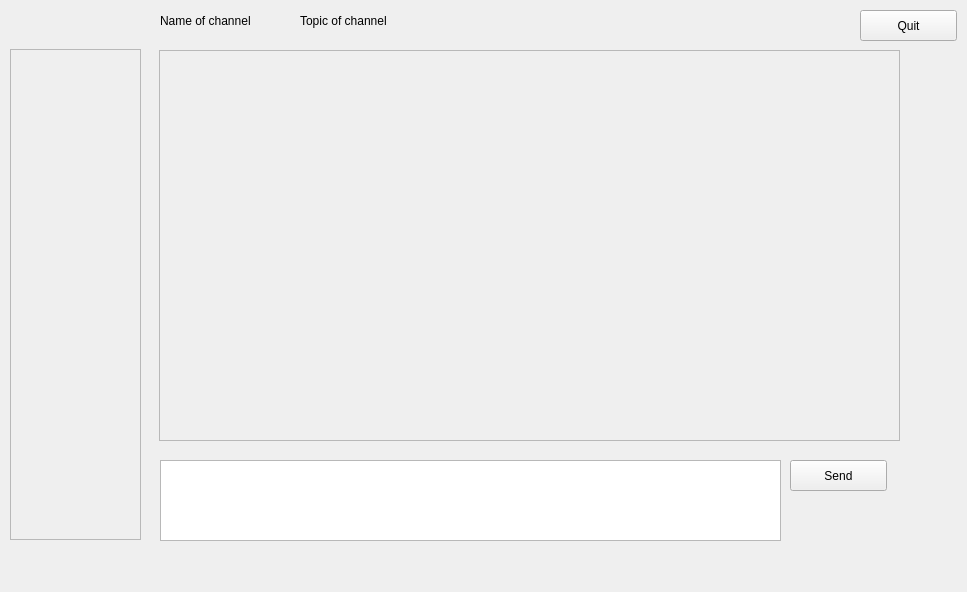
<?xml version="1.0" encoding="UTF-8"?>
<ui version="4.0">
 <class>Widget</class>
 <widget class="QWidget" name="Widget">
  <property name="geometry">
   <rect>
    <x>0</x>
    <y>0</y>
    <width>967</width>
    <height>592</height>
   </rect>
  </property>
  <property name="windowTitle">
   <string>Widget</string>
  </property>
  <widget class="QScrollArea" name="scrollArea">
   <property name="geometry">
    <rect>
     <x>10</x>
     <y>49</y>
     <width>131</width>
     <height>491</height>
    </rect>
   </property>
   <property name="widgetResizable">
    <bool>true</bool>
   </property>
   <widget class="QWidget" name="scrollAreaWidgetContents">
    <property name="geometry">
     <rect>
      <x>0</x>
      <y>0</y>
      <width>129</width>
      <height>489</height>
     </rect>
    </property>
   </widget>
  </widget>
  <widget class="QScrollArea" name="scrollArea_2">
   <property name="geometry">
    <rect>
     <x>159</x>
     <y>50</y>
     <width>741</width>
     <height>391</height>
    </rect>
   </property>
   <property name="widgetResizable">
    <bool>true</bool>
   </property>
   <widget class="QWidget" name="scrollAreaWidgetContents_2">
    <property name="geometry">
     <rect>
      <x>0</x>
      <y>0</y>
      <width>739</width>
      <height>389</height>
     </rect>
    </property>
   </widget>
  </widget>
  <widget class="QTextEdit" name="textEdit">
   <property name="geometry">
    <rect>
     <x>160</x>
     <y>460</y>
     <width>621</width>
     <height>81</height>
    </rect>
   </property>
  </widget>
  <widget class="QPushButton" name="pushButton">
   <property name="geometry">
    <rect>
     <x>790</x>
     <y>460</y>
     <width>97</width>
     <height>31</height>
    </rect>
   </property>
   <property name="text">
    <string>Send</string>
   </property>
  </widget>
  <widget class="QPushButton" name="pushButton_2">
   <property name="geometry">
    <rect>
     <x>860</x>
     <y>10</y>
     <width>97</width>
     <height>31</height>
    </rect>
   </property>
   <property name="text">
    <string>Quit</string>
   </property>
  </widget>
  <widget class="QLabel" name="label">
   <property name="geometry">
    <rect>
     <x>160</x>
     <y>10</y>
     <width>111</width>
     <height>21</height>
    </rect>
   </property>
   <property name="text">
    <string>Name of channel</string>
   </property>
  </widget>
  <widget class="QLabel" name="label_2">
   <property name="geometry">
    <rect>
     <x>300</x>
     <y>10</y>
     <width>501</width>
     <height>21</height>
    </rect>
   </property>
   <property name="text">
    <string>Topic of channel</string>
   </property>
  </widget>
 </widget>
 <layoutdefault spacing="6" margin="11"/>
 <resources/>
 <connections>
  <connection>
   <sender>pushButton_2</sender>
   <signal>clicked()</signal>
   <receiver>Widget</receiver>
   <slot>close()</slot>
   <hints>
    <hint type="sourcelabel">
     <x>902</x>
     <y>25</y>
    </hint>
    <hint type="destinationlabel">
     <x>941</x>
     <y>93</y>
    </hint>
   </hints>
  </connection>
 </connections>
</ui>
